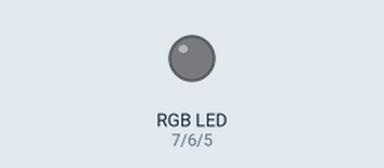
Bench run of a sketch on a simulated Arduino Uno, built with avr-gcc and run on an emulated ATmega328P. Shown: an RGB LED mixed from three pins (HIGH = lit). Dim RGB values are drawn brighter than linear.

Above: at 0.05 s.
At 2.7 s:
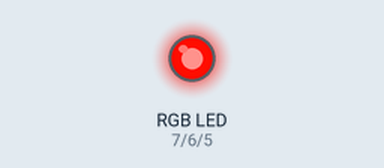
At 5.4 s:
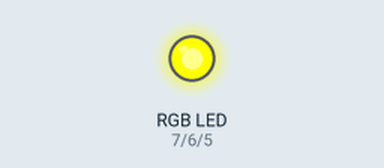
At 10.75 s:
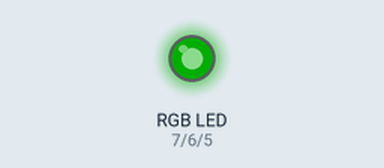
Timing chart, 0 to 14.7 s (numbered marks = the images above):
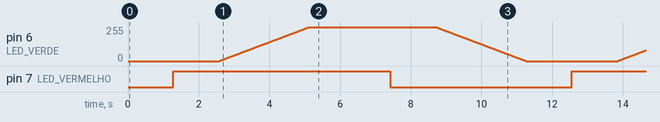

Measured:
- by itself, pin 7 (LED_VERMELHO): alternates HIGH for 6.1 s and LOW for 5.1 s

The sketch:

amanhecer.ino
```cpp
//NOME SIMULACAO DO DIA
//CURSO SIGNAL SPARK
//AUTOR JOSE LUIZ RYBARCZYK FILHO

//DECLARA A VARIAVEL LED_VERMELHO E ATRIBUI A PORTA 7
const int LED_VERMELHO = 7;

//DECLARA A VARIAVEL LED_VERDE E ATRIBUI A PORTA 6
const int LED_VERDE = 6;

//DECLARA A VARIAVEL LED_AZUL E ATRIBUI A PORTA 5
const int LED_AZUL = 5;

void setup() {
 // INICIALIZACAO
  pinMode(LED_VERMELHO, OUTPUT);
  pinMode(LED_VERDE, OUTPUT);
  pinMode(LED_AZUL, OUTPUT);
}

void loop() {
  // SIMULA O AMANHACER
  for(int i = 0; i <= 255; i++){
    //VERMELHO
    setColor(i, 0, 0);
    delay(10);
  }
  for(int i = 0; i <= 255; i++){
    //VERMELHO + VERDE
    setColor(255, i, 0);
    delay(10);
  }
//AGUARDA 1000 MILISSEGUNDOS
  delay(1000);


  // SIMULA O ANOITECER
  for(int i = 255; i >= 0; i--){
  //VERMELHO + VERDE
    setColor(i, 255, 0);
    delay(10);
  }
  for(int i = 255; i >= 0; i--){
  //VERDE
    setColor(0, i, 0);
    delay(10);
  }
}
//FUNCAO PARA VARIAR AS CORES NO LED RGB
void setColor(int vermelho, int verde, int azul) {
  analogWrite(LED_VERMELHO, vermelho);
  analogWrite(LED_VERDE, verde);
  analogWrite(LED_AZUL, azul);
}
```
